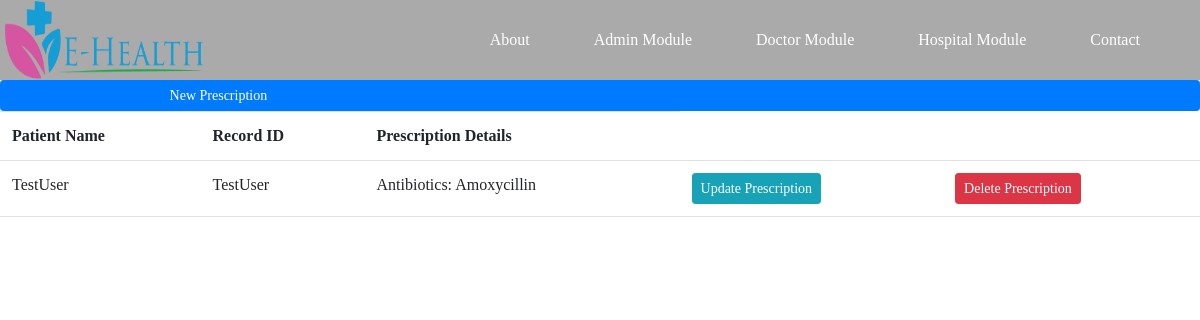
Page /MedicalApp/prescriptionModule/ on the committed database.
### MedicalApp/models.py (models this page shows, shortened)
class Prescription(models.Model):
    Patient_ID = models.ForeignKey(Patient, on_delete=models.CASCADE)
    Doctor_ID = models.ForeignKey(Doctor, on_delete=models.RESTRICT)
    Hospital_ID = models.ForeignKey(Hospital, on_delete=models.RESTRICT)
    Record_ID = models.ForeignKey(Record, on_delete=models.RESTRICT)
    Prescription_Details = models.TextField()

class Record(models.Model):
    Patient_ID = models.ForeignKey(Patient, on_delete=models.CASCADE)
    Doctor_ID = models.ForeignKey(Doctor, on_delete=models.RESTRICT)
    Hospital_ID = models.ForeignKey(Hospital, on_delete=models.RESTRICT)
    New_Diagnosis = models.TextField()
    Record_Date = models.DateField(default=timezone.now)
    def __str__(self):
        return str(self.Patient_ID)

### Users/models.py (models this page shows)
class Patient(models.Model):
    user = models.OneToOneField(CustomUser, on_delete=models.CASCADE, primary_key=True)
    A_positive = 'A+'
    A_negative = 'A-'
    B_positive = 'B+'
    B_negative = 'B-'
    O_positive = 'O+'
    O_negative = 'O-'
    AB_positive = 'AB+'
    AB_negative = 'AB-'
    BLOOD_GROUP_CHOICES = [(A_positive, 'A+'), (A_negative, 'A-'), (B_positive, 'B+'),
                           (B_negative, 'B-'), (O_positive, 'O+'), (O_negative, 'O-'), (AB_positive, 'AB+'),
                           (AB_negative, 'AB-'),
                           ]
    Blood_Group = models.CharField(max_length=4, choices=BLOOD_GROUP_CHOICES, null=True, blank=True,
                                   default=AB_positive)
    Allergies = models.TextField(null=True, blank=True)
    Next_Of_Kin = models.TextField(null=True, blank=True)
    class Meta:
        verbose_name = 'Patient Module'
    def __str__(self):
        return str(self.user)

class CustomUser(AbstractUser):
    first_name = models.CharField(max_length=150)
    last_name = models.CharField(max_length=150)
    email = models.EmailField(null=False)
    Phone_Number = models.CharField(max_length=14, null=True)
    Physical_Address = models.TextField(null=True)
    Date_Of_Birth = models.DateField(auto_now=False, null=True)
    Age = models.CharField(max_length=3, null=True)
    Male = 'M'
    Female = 'F'
    SEX_CHOICES = [(Male, 'M'), (Female, 'F')]
    Sex = models.CharField(max_length=30, choices=SEX_CHOICES, null=True)
    is_patient = models.BooleanField('is_patient', default=False)
    is_doctor = models.BooleanField('is_doctor', default=False)
    is_administrator = models.BooleanField('is_administrator', default=False)
    is_hospital = models.BooleanField('is_hospital', default=False)
    def __str__(self):
        return self.username

### MedicalApp/views.py (the view)
# urls.py: path('prescriptionModule/', PrescriptionListView.as_view(), name='PrescriptionModule'),
class PrescriptionListView(ListView):
    model = Prescription
    template_name = 'MedicalApp/PrescriptionModule.html'
    context_object_name = 'presc'

### MedicalApp/Templates/MedicalApp/PrescriptionModule.html
{% extends "MedicalApp/base.html" %}
{% block content %}
    <a class="btn btn-primary btn-sm btn-block" href="{% url 'AddPrescriptionModule' %}">New Prescription</a>
    <table class="table">
        <tr>
            <th>Patient Name</th>
            <th>Record ID</th>
            <th>Prescription Details</th>
        </tr>
        {% for p in presc %}
            <tr>
                <td>{{ p.Patient_ID }}</td>
                <td>{{ p.Record_ID }}</td>
                <td>{{ p.Prescription_Details }}</td>
                <td><a class="btn btn-sm btn-info" href="{% url 'UpdatePrescriptionModule' prescription.id %}">Update Prescription</a></td>
                <td><a class="btn btn-sm btn-danger" href="{% url 'DeletePrescriptionModule' prescription.id %}">Delete Prescription</a></td>
            </tr>
        {% endfor %}
    </table>
{% endblock content %}

### Users/static/Users/style.css (style rules this page uses)
* { margin: 0; padding: 0; }

### Users/static/Users/main.css (style rules this page uses)
* { margin: 0; padding: 0; font-family: Verdana, cursive; }

### rows in the picture
Prescription: Patient_ID "TestUser", Record_ID "TestUser", Prescription_Details "Antibiotics: Amoxycillin"
